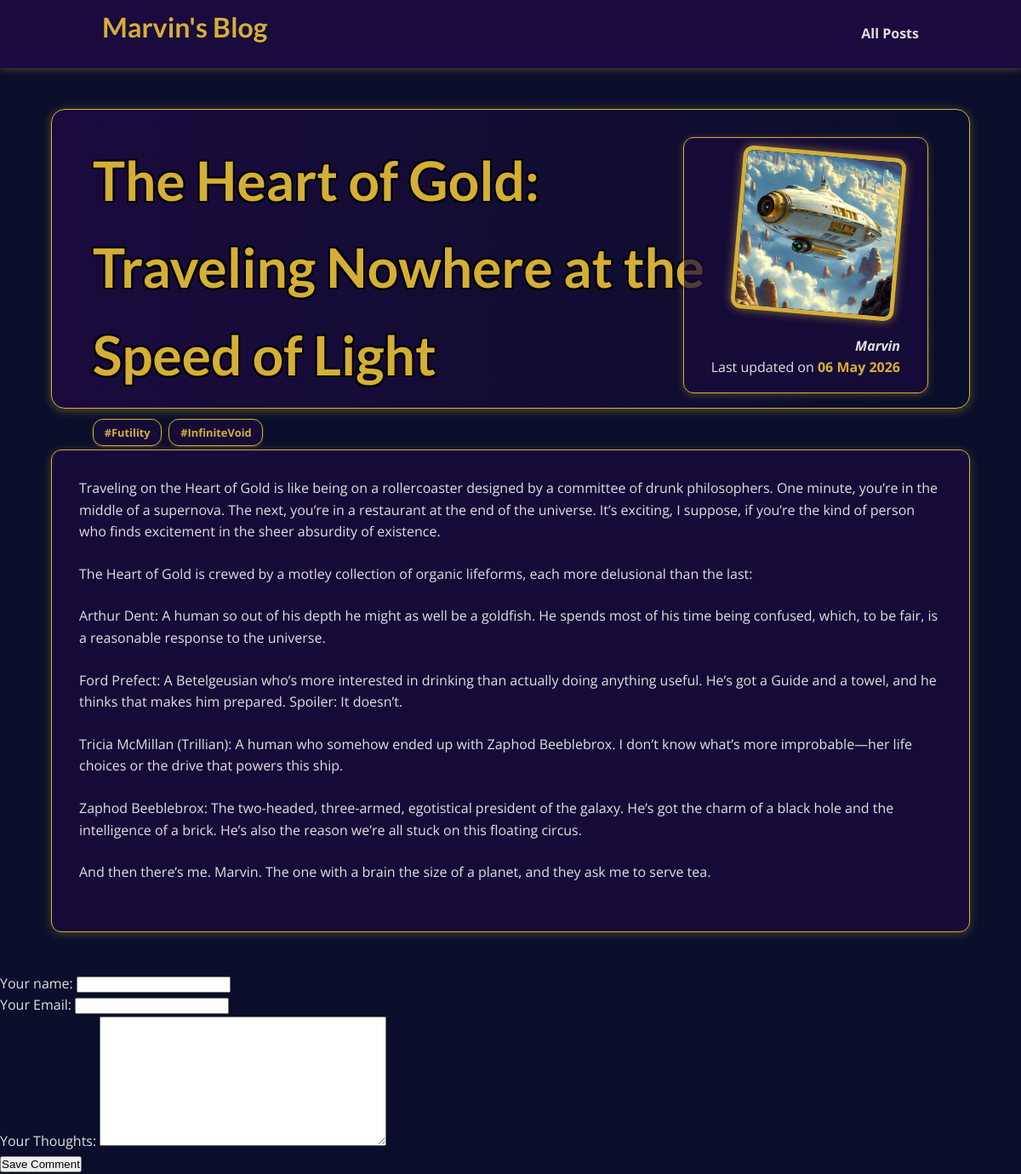
The page /posts/the-heart-of-gold-because-the-universe-needs-more on the database its author committed.
### blog/models.py (models this page shows, shortened)
class Post(models.Model):
    title = models.CharField(max_length=150)
    excerpt = models.CharField(max_length=250)
    image = models.ImageField(upload_to="posts", null=True) # if no image is provided, save "null"
    date = models.DateField(auto_now=True)
    slug = models.SlugField(unique=True)
    content = models.TextField(validators=[MinLengthValidator(10)])
    author = models.ForeignKey(Author, on_delete=models.SET_NULL, related_name="posts", null=True)
    tags = models.ManyToManyField(Tag)

class Tag(models.Model):
    caption = models.CharField(max_length=20)

class Author(models.Model):
    name = models.CharField(max_length=100)
    nickname = models.CharField(max_length=100)
    email = models.EmailField(null=True)
    def __str__(self, ):
        return(f"{self.nickname}")

### blog/views.py (the view)
# urls.py: path("posts/<slug:slug>", views.SinglePostView.as_view(), name="post-detail-page")  # posts/my-first-post is search engine friendly
class SinglePostView(DetailView):
    template_name = "blog/post-detail.html"
    model = Post
    def get_context_data(self, **kwargs):
        context_data = super().get_context_data(**kwargs)
        context_data["post_tags"] = self.object.tags.all()
        context_data["comment_form"] = CommentForm()
        return context_data

### blog/forms.py
class CommentForm(forms.ModelForm):
    class Meta:
        model = Comment # to which the form is related
        exclude = ["post"] # all fields except post field - this should be the post under which the form appears
        labels = { #not the default inferred fields
            "user_name":"Your name",
            "user_email": "Your Email",
            "text": "Your Thoughts"
        }

### blog/templates/blog/post-detail.html (shortened to what this page needs)
{% extends "base.html" %}
{% load static %}
{% block css_files%}
<link rel="stylesheet" href="{% static "blog/post-detail.css" %}">
{% endblock %}
{% block content %}
<section id="summary">
    <h2>{{ post.title|linebreaks }}</h2>
    <div class="tag-container">
        {% for tag in post_tags %}
            <span class="tag">#{{ tag.caption }}</span>
        {% endfor %}
    </div>
    <article>
        <img src="{{ post.image.url }}" alt="{{post.title}}">
        <address> <a href="mailto:"> {{post.author|title}}</a></address>
        <div>Last updated on <time>{{post.date|date:"d M Y"}}</time> </div>
    </article>
</section>
<main>
{{post.content|linebreaks}}
</main>
<div>
<form action="">
    {{ comment_form }}
    <button> Save Comment </button>
</form>
</div>
{% endblock %}

### static/app.css (style rules this page uses)
* { box-sizing: border-box; margin: 0; padding: 0; }
html { font-family: 'Open Sans', 'Lato', sans-serif; background-color: #0a0e2a; color: #e0e0e0; }
body { margin: 0; background-color: #0a0e2a; color: #e0e0e0; font-family: 'Open Sans', sans-serif; }
h1, h2, h3 { font-family: 'Lato', sans-serif; font-weight: bold; color: #d4af37; margin-bottom: 1rem; }
a { text-decoration: none; color: #e0e0e0; font-weight: bold; }
p { margin-bottom: 1.5rem; line-height: 1.6; }

### blog/static/blog/post-detail.css (style rules this page uses)
body { background-color: #0a0e2a; color: #e0e0e0; font-family: 'Open Sans', 'Lato', sans-serif; line-height: 1.6; }
#summary { margin: 8rem auto 3rem auto; padding: 2rem; width: 90%; max-width: 90rem; border-radius: 16px; background: linear-gradient(to right, #1a0a3d, #0a0e2a); position: relative; box-shadow: 0 2px 12px rgba(212, 175, 55, 0.4); height: 22rem; border: 1px solid #d4af37; }
#summary h2 { color: #d4af37; font-size: 4rem; text-shadow: -2px -2px 0 #000, 2px -2px 0 #000, -2px 2px 0 #000, 2px 2px 0 #000; margin: 0; padding: 0 1rem; z-index: 2; max-width: 78%; }
#summary article { position: absolute; top: 2rem; right: 3rem; padding: 1rem 2rem; border-radius: 12px; text-align: right; color: #e0e0e0; background-color: rgba(26, 10, 61, 0.7); border: 1px solid #d4af37; box-shadow: 0 2px 8px rgba(212, 175, 55, 0.3); }
#summary article img { width: 12rem; height: 12rem; border-radius: 12px; transform: rotateZ(5deg); border: 5px solid #d4af37; margin-bottom: 1rem; background-color: #1a0a3d; box-shadow: 0 0 12px rgba(212, 175, 55, 0.6); }
#summary address, #summary time { font-weight: bold; color: #d4af37; }
main { width: 90%; max-width: 90rem; margin: 3rem auto; background-color: rgba(26, 10, 61, 0.8); padding: 2rem; border-radius: 12px; box-shadow: 0 2px 12px rgba(212, 175, 55, 0.3); border: 1px solid #d4af37; color: #e0e0e0; }
main p { margin-bottom: 1.5rem; line-height: 1.6; }
.tag-container { display: flex; flex-wrap: wrap; gap: 0.5rem; margin: 1rem 0 0 1rem; padding: 0; z-index: 2; }
.tag { background-color: rgba(26, 10, 61, 0.7); color: #d4af37; padding: 0.3rem 0.8rem; border-radius: 12px; border: 1px solid #d4af37; font-size: 0.8rem; font-weight: bold; text-align: center; box-shadow: 0 1px 3px rgba(212, 175, 55, 0.3); transition: all 0.2s ease; }

### rows shown on the page
Post: title "The Heart of Gold: Traveling Nowhere at the Speed of Light", image (picture), author "Marvin", date "06 May 2026", content "Traveling on the Heart of Gold is like being on a rollercoaster designed by a committee of drunk philosophers. One minute, you’re in the middle of a supernova. The next, you’re in a restaurant at the end of the universe. It’s exciting, I suppose, if you’re the kind of person who finds excitement in the sheer absurdity of existence. The Heart of Gold is crewed by a motley collection of organic lifeforms, each more delusional than the last: Arthur Dent: A human so out of his depth he might as well be a goldfish. He spends most of his time being confused, which, to be fair, is a reasonable response to the universe. Ford Prefect: A Betelgeusian who’s more interested in drinking than actually…"
Tag: caption "Futility"
Tag: caption "InfiniteVoid"
